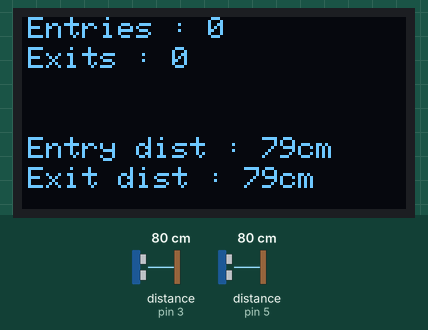
A sketch run on a simulated Arduino Uno, built with avr-gcc and run on an emulated ATmega328P. Parts: 128×64 one-colour display. Wiring (inferred from the names in the program): 2 × ultrasonic range finder: trigger pin 2, echo pin 3 / trigger pin 4, echo pin 5. The inputs (shaded band) are chosen by the test bench; at power-on: distance to the obstacle (sensors on pin 3, pin 5) 80 cm. The echo pulse lasts 58.3 µs per cm.

Above: at 1.2 s.
1.3 s: distance to the obstacle (sensor on pin 3) set to 2 cm
At 1.38 s:
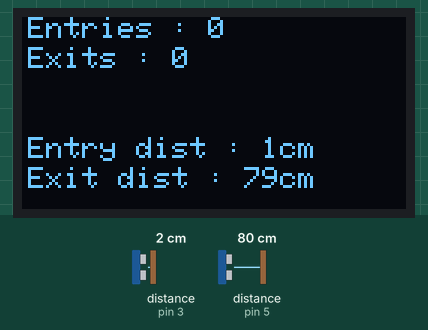
3.0 s: distance to the obstacle (sensor on pin 5) set to 2 cm
At 3.4 s:
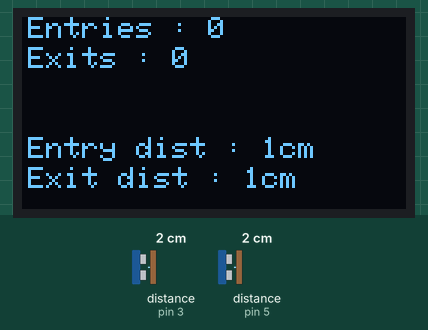
4.5 s: distance to the obstacle (sensor on pin 3) set to 35 cm
At 4.57 s:
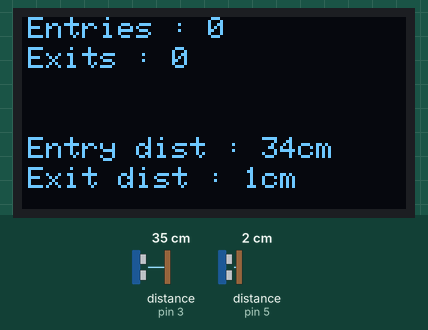
6.0 s: distance to the obstacle (sensor on pin 5) set to 18 cm
At 6.4 s:
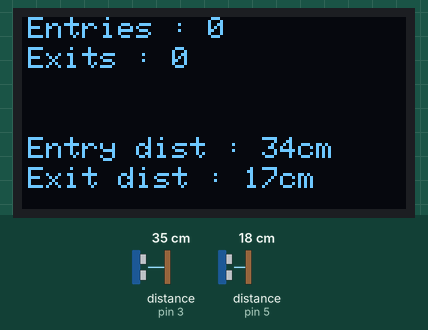
7.5 s: distance to the obstacle (sensor on pin 3) set to 9 cm
At 7.55 s:
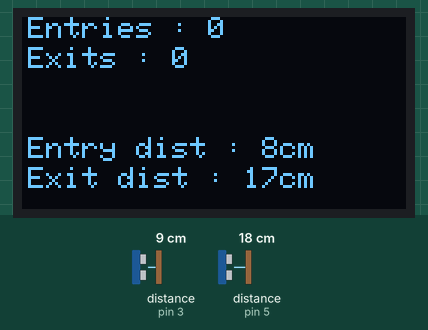
9.0 s: distance to the obstacle (sensor on pin 5) set to 4 cm
At 10.5 s:
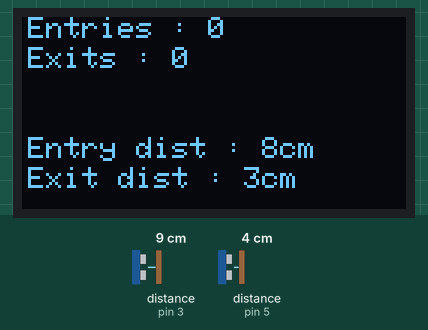

The sketch:

index.ino
```cpp
#include <Wire.h>
#include <Adafruit_GFX.h>
#include <Adafruit_SSD1306.h>

#define SCREEN_WIDTH 128
#define SCREEN_HEIGHT 64
#define SCREEN_ADDRESS 0x3C  ///< See datasheet for Address; 0x3D for 128x64, 0x3C for 128x32

Adafruit_SSD1306 display(SCREEN_WIDTH, SCREEN_HEIGHT, &Wire, -1);

// Capteur d'entrée
const int trigPin1 = 2;
const int echoPin1 = 3;

// Capteur de sortie
const int trigPin2 = 4;
const int echoPin2 = 5;

// indexed initial distance for entry
const int distanceEntry = 100;

//indexed initial distance for exit
const int distanceExit = 100;

unsigned long previousMillis = 0;
const long interval = 2000;

int entryCount = 0;
int exitCount = 0;
bool entryTouched = false;
bool exitTouched = false;

void setup() {
  pinMode(trigPin1, OUTPUT);
  pinMode(echoPin1, INPUT);
  pinMode(trigPin2, OUTPUT);
  pinMode(echoPin2, INPUT);

  if (!display.begin(SSD1306_SWITCHCAPVCC, SCREEN_ADDRESS)) {
    Serial.println(F("SSD1306 allocation failed"));
    for (;;)
      ;  // Don't proceed, loop forever
  }

  display.clearDisplay();
  display.display();
}

void loop() {
  // Capteur d'entrée
  long duration1, distance1;
  digitalWrite(trigPin1, LOW);
  delayMicroseconds(2);
  digitalWrite(trigPin1, HIGH);
  delayMicroseconds(10);
  digitalWrite(trigPin1, LOW);
  duration1 = pulseIn(echoPin1, HIGH);
  distance1 = (duration1 / 2) / 29.1;

  // Capteur de sortie
  long duration2, distance2;
  digitalWrite(trigPin2, LOW);
  delayMicroseconds(2);
  digitalWrite(trigPin2, HIGH);
  delayMicroseconds(10);
  digitalWrite(trigPin2, LOW);
  duration2 = pulseIn(echoPin2, HIGH);
  distance2 = (duration2 / 2) / 29.1;

  if (distance1 < distanceEntry && distance2 > distanceExit && !entryTouched) {
    if (millis() - previousMillis >= interval) {
      entryCount++;
      previousMillis = millis();
      entryTouched = true;
    }
  } else if (distance1 > distanceEntry && distance2 < distanceExit && !exitTouched) {
    if (millis() - previousMillis >= interval) {
      exitCount++;
      previousMillis = millis();
      exitTouched = true;
    }
  }

  if (distance1 > distanceEntry) {
    entryTouched = false;
  }

  if (distance2 > distanceExit) {
    exitTouched = false;
  }

  display.clearDisplay();
  display.setTextSize(1);
  display.setTextColor(SSD1306_WHITE);

  display.setCursor(2, 0);
  display.print("Entries : ");
  display.print(entryCount);

  display.setCursor(2, 10);
  display.print("Exits : ");
  display.print(exitCount);

  display.setCursor(2, 40);
  display.print("Entry dist : ");
  display.print(distance1);
  display.print("cm");

  display.setCursor(2, 50);
  display.print("Exit dist : ");
  display.print(distance2);
  display.print("cm");

  display.display();
}
```

Measured:
- after the input at 1.3 s, the display: changes after 0.07 s (image 1)
- after the input at 3.0 s, the display: first changes at once (image 2 shows a later state)
- after the input at 4.5 s, the display: changes after 0.07 s (image 3)
- after the input at 6.0 s, the display: first differs from a run without the input after 0.06 s (image 4 shows a later state)
- after the input at 7.5 s, the display: changes after 0.05 s (image 5)
- after the input at 9.0 s, the display: first differs from a run without the input at once (image 6 shows a later state)
